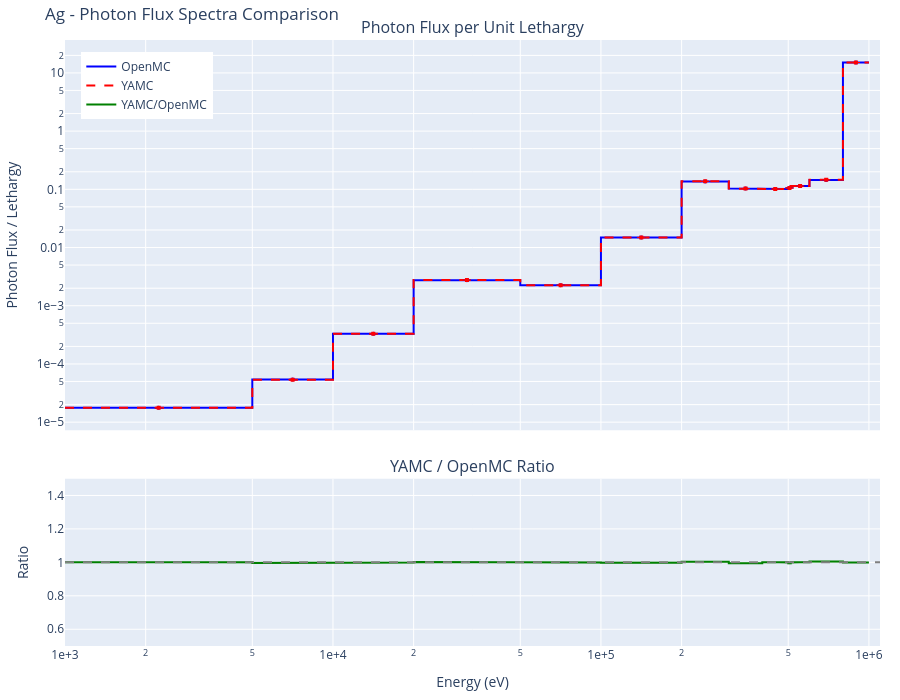
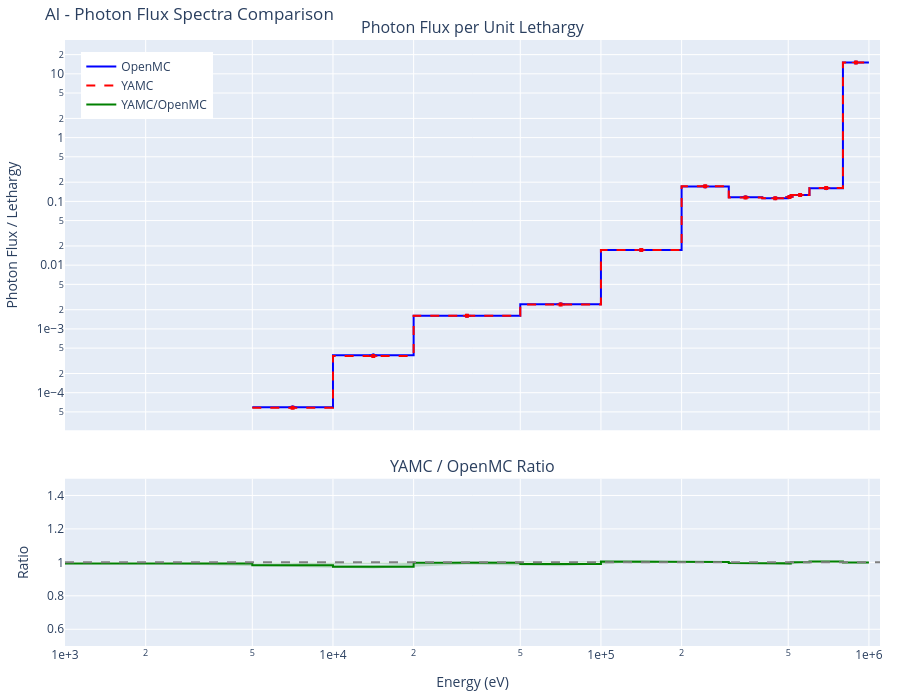
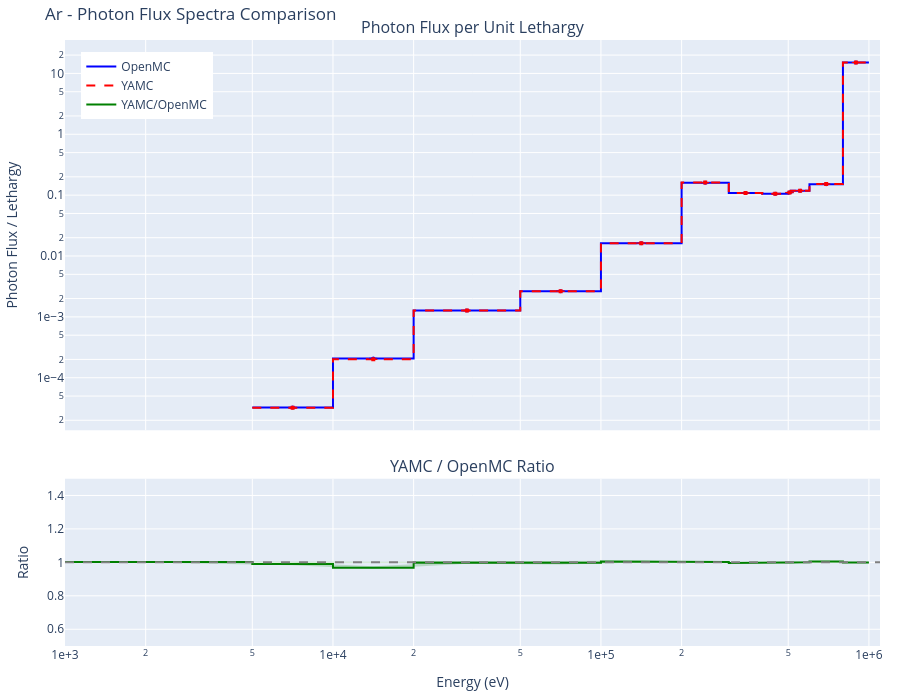

Notebook cell for these charts, in order:
### Markdown cell above
## Results by Element

Below are the comparison results for each element. Each section includes:

- Interactive photon flux spectra plot (log-log scale)
- YAMC/OpenMC ratio plot with uncertainty band
- Photon tally comparison table (flux, coherent-scatter, incoherent-scatter, photoelectric, pair-production)
- Performance comparison (particles/second)

### Code cell
# Display results for each element
for element, results in all_results.items():
    openmc_results = results['openmc']
    yamc_results = results['yamc']

    # Header
    display(Markdown(f"## {element}"))

    # Performance comparison
    openmc_pps = openmc_results['particles/s']
    yamc_pps = yamc_results['particles/s']
    speedup = yamc_pps / openmc_pps
    display(Markdown(f"**Performance:** OpenMC: {openmc_pps:,.0f} particles/s | YAMC: {yamc_pps:,.0f} particles/s | Speedup: {speedup:.2f}x"))

    # Flux spectra plot
    fig = create_comparison_plot(openmc_results, yamc_results)
    fig.update_layout(title=f"{element} - Photon Flux Spectra Comparison")
    fig.show()

    # Spectral agreement statistics
    display(Markdown("### Spectral Agreement"))
    stats = calculate_spectral_agreement(openmc_results, yamc_results)
    agreement_table = create_agreement_table(stats)
    display(agreement_table.style.hide(axis='index'))

    # Tally table
    display(Markdown("### Photon Tally Comparison"))
    table = create_tally_table(openmc_results, yamc_results)
    display(table.style.hide(axis='index'))

    print()  # Add spacing between elements
